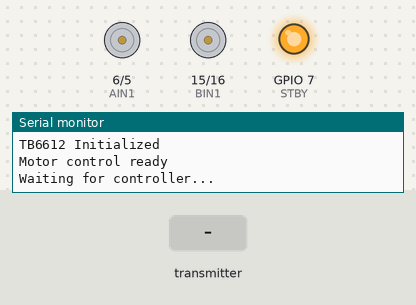
Recording of a sketch running on a simulated ESP32-S3. Shown: motor-driver pin pairs drawn as motors (green arrow = first pin HIGH = forward, orange = second pin HIGH = backward, longer = more drive, scaled by the enable pin, stopped while the standby pin is LOW), output pins drawn as LEDs (lit = HIGH), the last lines printed to the serial monitor. The test bench sets the inputs (shaded band).

Above: at 2.3 s.
2.4 s: the transmitter starts sending leftMotor = 1024
At 3.5 s:
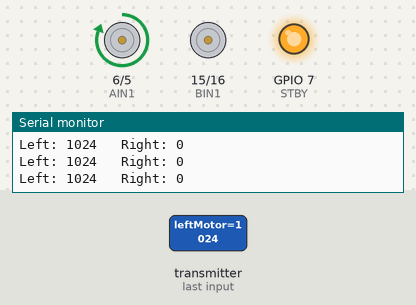
3.9 s: the transmitter starts sending rightMotor = 1024
At 4.8 s:
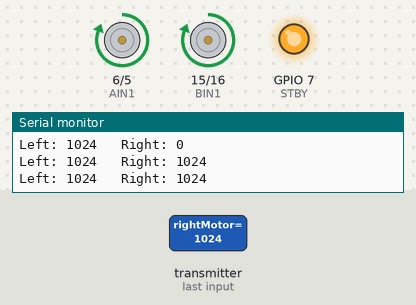
5.4 s: the transmitter starts sending leftMotor = 0
At 5.9 s:
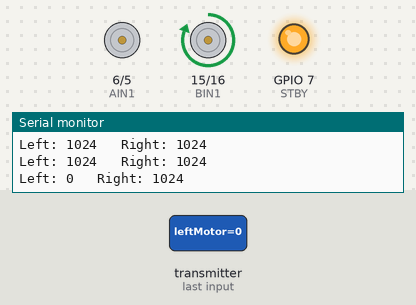
6.9 s: the transmitter starts sending leftMotor = 2048
At 8.1 s:
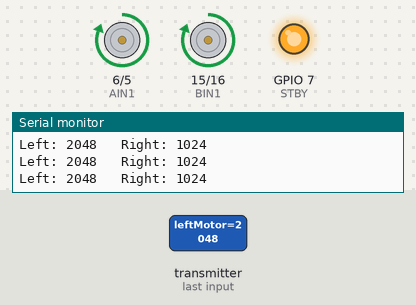
8.4 s: the transmitter starts sending rightMotor = 0
At 9.3 s:
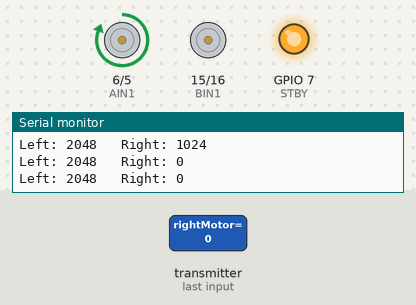
Timing chart, 0 to 10.9 s (numbered marks = the images above; inputs shaded):
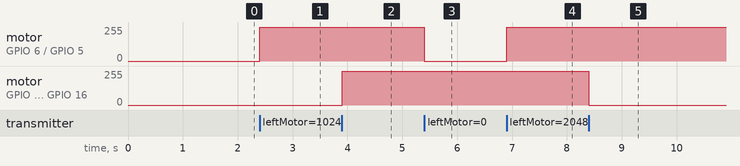

Measured:
- after the input at 2.4 s, motor on GPIO 6 (AIN1) / GPIO 5 (AIN2): stopped → forward 255/255 at once
- after the input at 3.9 s, motor on GPIO 15 (BIN1) / GPIO 16 (BIN2): stopped → forward 255/255 at once
- after the input at 5.4 s, motor on GPIO 6 (AIN1) / GPIO 5 (AIN2): forward 255/255 → stopped at once
- after the input at 6.9 s, motor on GPIO 6 (AIN1) / GPIO 5 (AIN2): stopped → forward 255/255 at once
- after the input at 8.4 s, motor on GPIO 15 (BIN1) / GPIO 16 (BIN2): forward 255/255 → stopped at once

The sketch:

Rover_v3.2.3_MAC_Startup.ino
```cpp
#include <WiFi.h>
#include <esp_now.h>
#include <esp_mac.h>

const int PWMA = 4;
const int AIN2 = 5;
const int AIN1 = 6;
const int STBY = 7;
const int BIN1 = 15;
const int BIN2 = 16;
const int PWMB = 17;

const int PWM_FREQUENCY = 20000;
const int PWM_RESOLUTION = 8;
const unsigned long FAILSAFE_MS = 1000;

struct RoverCommand {
  int leftMotor;
  int rightMotor;
};

volatile RoverCommand latestCommand = {0, 0};
volatile bool newCommand = false;
volatile unsigned long lastPacketTime = 0;

void driveMotor(int pwmPin, int in1Pin, int in2Pin, int command) {
  command = constrain(command, -100, 100);

  if (command == 0) {
    digitalWrite(in1Pin, LOW);
    digitalWrite(in2Pin, LOW);
    ledcWrite(pwmPin, 0);
    return;
  }

  int duty = map(abs(command), 0, 100, 0, 255);

  if (command > 0) {
    digitalWrite(in1Pin, HIGH);
    digitalWrite(in2Pin, LOW);
  } else {
    digitalWrite(in1Pin, LOW);
    digitalWrite(in2Pin, HIGH);
  }

  ledcWrite(pwmPin, duty);
}

void stopMotors() {
  driveMotor(PWMA, AIN1, AIN2, 0);
  driveMotor(PWMB, BIN1, BIN2, 0);
}

void onReceive(const esp_now_recv_info_t *info, const uint8_t *data, int len) {
  if (len != sizeof(RoverCommand)) {
    Serial.printf("Unexpected packet size: %d\n", len);
    return;
  }

  memcpy((void *)&latestCommand, data, sizeof(latestCommand));
  lastPacketTime = millis();
  newCommand = true;
}

void printHardwareMAC() {
  uint8_t mac[6];
  esp_read_mac(mac, ESP_MAC_WIFI_STA);

  Serial.printf(
    "Rover MAC Address: %02X:%02X:%02X:%02X:%02X:%02X\n",
    mac[0], mac[1], mac[2], mac[3], mac[4], mac[5]
  );
}

void setup() {
  Serial.begin(115200);
  delay(1000);

  pinMode(AIN1, OUTPUT);
  pinMode(AIN2, OUTPUT);
  pinMode(STBY, OUTPUT);
  pinMode(BIN1, OUTPUT);
  pinMode(BIN2, OUTPUT);

  ledcAttach(PWMA, PWM_FREQUENCY, PWM_RESOLUTION);
  ledcAttach(PWMB, PWM_FREQUENCY, PWM_RESOLUTION);

  digitalWrite(STBY, LOW);
  stopMotors();

  WiFi.mode(WIFI_STA);
  delay(100);

  Serial.println();
  Serial.println("===== Mars Rover v3.2.3 =====");
  printHardwareMAC();

  if (esp_now_init() != ESP_OK) {
    Serial.println("ESP-NOW Init Failed!");
    while (true) delay(1000);
  }

  esp_now_register_recv_cb(onReceive);
  digitalWrite(STBY, HIGH);

  Serial.println("ESP-NOW Initialized");
  Serial.println("TB6612 Initialized");
  Serial.println("Motor control ready");
  Serial.println("Waiting for controller...");
}

void loop() {
  RoverCommand command;

  noInterrupts();
  command.leftMotor = latestCommand.leftMotor;
  command.rightMotor = latestCommand.rightMotor;
  bool gotNewCommand = newCommand;
  newCommand = false;
  unsigned long packetTime = lastPacketTime;
  interrupts();

  if (gotNewCommand) {
    Serial.print("Left: ");
    Serial.print(command.leftMotor);
    Serial.print("   Right: ");
    Serial.println(command.rightMotor);

    driveMotor(PWMA, AIN1, AIN2, command.leftMotor);
    driveMotor(PWMB, BIN1, BIN2, command.rightMotor);
  }

  if (millis() - packetTime > FAILSAFE_MS) {
    stopMotors();
  }

  delay(5);
}
```
